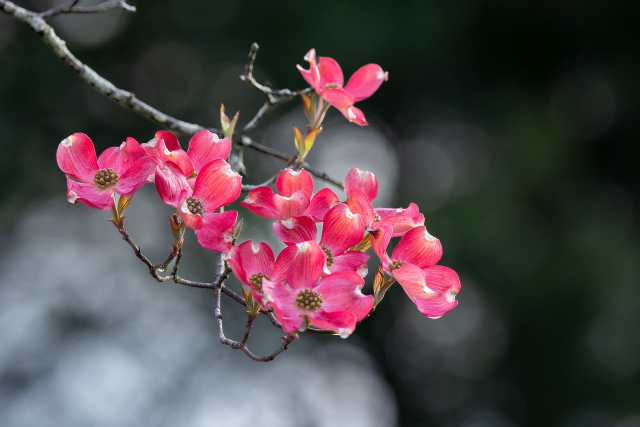
#> input picture Day2/flowers.jpg, 1280 x 854 px (shown at 1/2 size)
$ python 5_1_addweighted.py
#> lines starting #> are read from the running program, lines starting #| are printed output that depends on the picture
import cv2
import matplotlib.pyplot as plt
import numpy as np

# Load the images
src1 = cv2.imread('./flowers.jpg')
#> src1 is the input picture: shape (854, 1280, 3); mean B, G, R 74.3, 70.3, 81.9
src2 = cv2.imread('./pink.jpg')
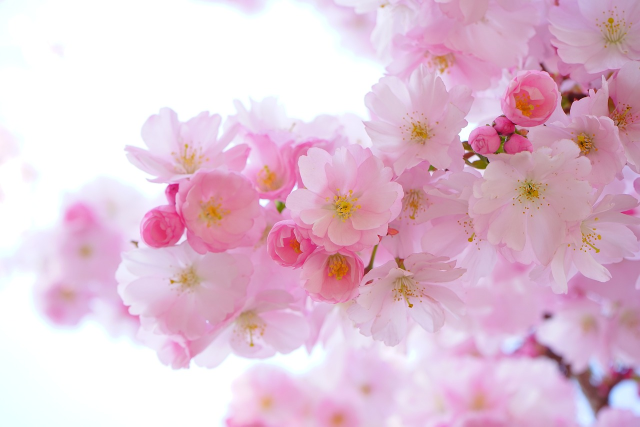
#> input picture Day2/pink.jpg, 1280 x 853 px (shown at 1/2 size)
#> src2 is the input picture: shape (853, 1280, 3); mean B, G, R 211.9, 193, 225

# Resize 'src2' to match the shape of 'src1'
src2_resized = cv2.resize(src2, (src1.shape[1], src1.shape[0]))

alpha = 0.7

dst1 = src1 * alpha + src2_resized * (1-alpha)
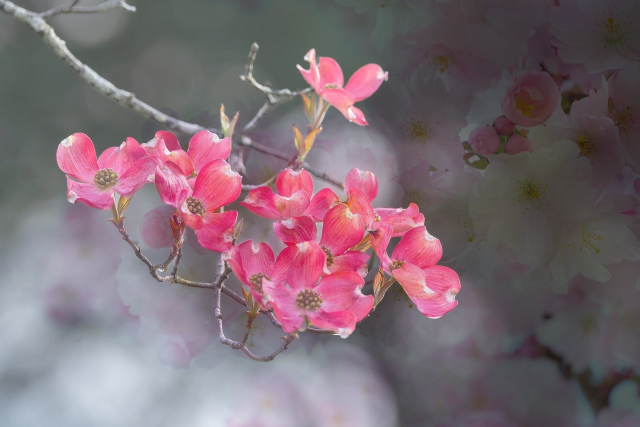
#> dst1: shape (854, 1280, 3) float64 (shown at 1/2 size); mean B, G, R 115.6, 107.1, 124.8
dst1 = dst1.astype(np.uint8)

dst2 = cv2.addWeighted(src1, alpha, src2_resized, (1-alpha), 0)

img = {'src1': src1, 'src2_resized': src2_resized, 'dst1': dst1, 'dst2': dst2}

# Display the images
for key in img:
    cv2.imshow(key, img[key])
#> this loop made 4 passes
#> key on passes 1 to 4: 'src1', 'src2_resized', 'dst1', 'dst2'
cv2.waitKey(0)
cv2.destroyAllWindows()
